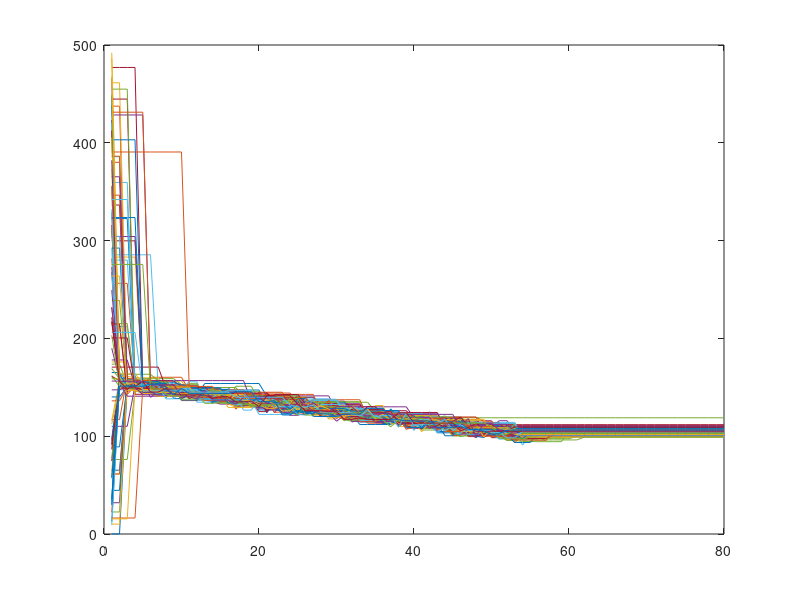

Write the MATLAB code that produced this figure.
clear;clc;

years = 80; 
maxX = 100; maxY = 120;

ownerCost = 100; motelCost = 400;
maxPrice = 500; minPrice = 0;

nTenant = 3800;

Distance = rand(maxX,maxY)*maxPrice/100000;
Pricing = rand(maxX,maxY)*(maxPrice-minPrice) + minPrice;

PricePlot = zeros(years,maxY);

for year =1:years    
    %n=n+50;
    Profit = zeros(maxX,maxY); 
    TenantCost = ones(1,nTenant)*motelCost;
    Price = Pricing;
    PricePlot(year,:)=Pricing(1,:);
           
    
    for i = randperm(nTenant)
        [minCost, bestHouse]= min(Price(:)+Distance(:));
        if minCost>=motelCost 
            display('prefers to live in a motel');
            break;
        end
        Profit(bestHouse)= Price(bestHouse) - ownerCost;
        TenantCost(i) = minCost;    
        Price (bestHouse) = Inf;    
    end

    [MaxProfits, Winners] = max(Profit);
    [maxMax, yWinner] = max(MaxProfits);
    bestPrice = Pricing(Winners(yWinner),yWinner);

    for y = randperm(maxY)         
        
        xA=Winners(y);
        Losers = 1:maxX;
        Losers(xA)=[];               
        [nextMax, xinL]=max(Profit(Losers,y));
        xB=Losers(xinL);        
        Losers(xinL)=[];
        
        %Pricing(xB,y);
        %Pricing(xA,Y);       
                        
        Selection = randperm(maxX-2,ceil(maxX/2));
        Pricing(Losers(Selection),y)=  bestPrice + 4*randn(length(Selection),1);       
        
    end
    [year mean(mean(Profit))]
end

plot(PricePlot);